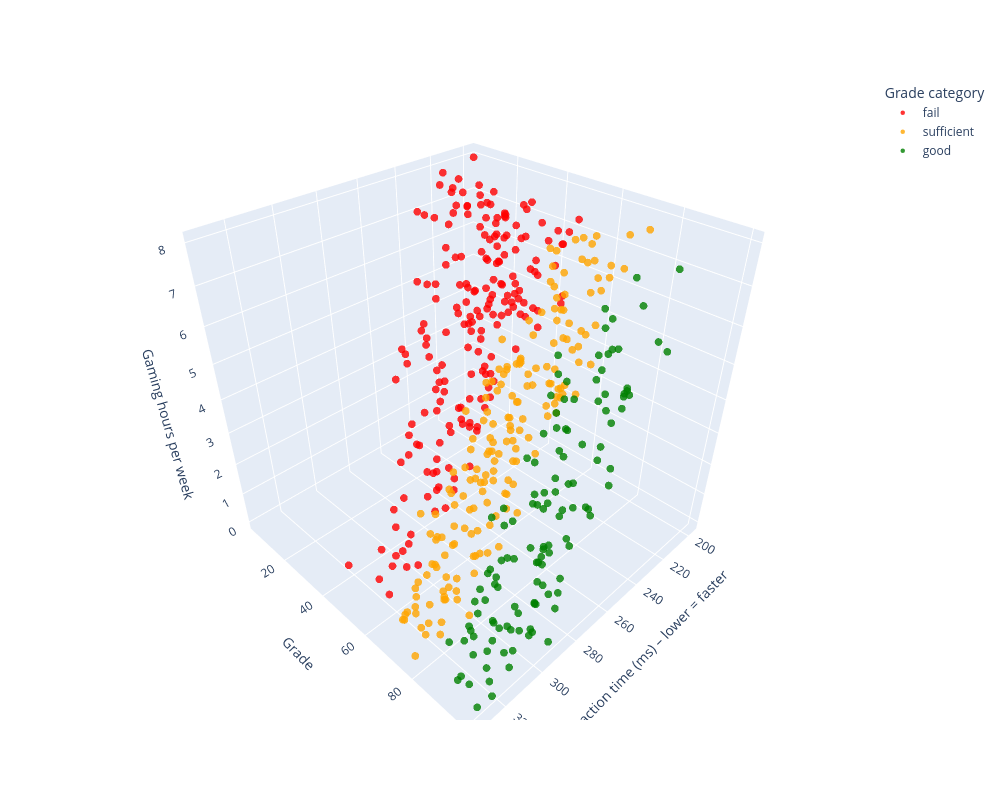

Source (notebook cell):
### Markdown cell above
## Gaming and response time

The second argument that we bring for the balanced lifestyle perspective is that spending more time gaming will reduce grades, but may improve response times which in turn will improve eduaction performance. This is based on the research of https://link.springer.com/article/10.1186/s12909-020-02416-7, who found that higher response times improve cognitive performance. https://doi.org/10.1016/j.procs.2016.04.074 proved that gaming improves response times. This means that gaming would improve

### Code cell
#| class: col-page-right

%run ../plots/gaming_stats_3d.ipynb

### Figure 1 — Plotly figure (JSON) as saved in the notebook; plotly's stock layout.template omitted (floating-point values rounded to 4 significant figures; data arrays with more than 128 entries replaced by an {"elided": "..."} marker saying what was removed)
{"data": [{"customdata": {"elided": "195x3 mixed values"}, "hovertemplate": "Grade category: fail<br>Reaction time (ms): %{x}<br>Grade: %{y}<br>Gaming hours/week: %{z}<br>Study hours/week: %{customdata[0]}<br>Study hours category: %{customdata[1]}<extra></extra>", "marker": {"color": "red", "opacity": 0.8, "size": 4.5}, "mode": "markers", "name": "fail", "type": "scatter3d", "x": {"elided": "195 float values"}, "y": {"elided": "195 float values"}, "z": {"elided": "195 float values"}}, {"customdata": {"elided": "179x3 mixed values"}, "hovertemplate": "Grade category: sufficient<br>Reaction time (ms): %{x}<br>Grade: %{y}<br>Gaming hours/week: %{z}<br>Study hours/week: %{customdata[0]}<br>Study hours category: %{customdata[1]}<extra></extra>", "marker": {"color": "orange", "opacity": 0.8, "size": 4.5}, "mode": "markers", "name": "sufficient", "type": "scatter3d", "x": {"elided": "179 float values"}, "y": {"elided": "179 float values"}, "z": {"elided": "179 float values"}}, {"customdata": {"elided": "126x3 mixed values"}, "hovertemplate": "Grade category: good<br>Reaction time (ms): %{x}<br>Grade: %{y}<br>Gaming hours/week: %{z}<br>Study hours/week: %{customdata[0]}<br>Study hours category: %{customdata[1]}<extra></extra>", "marker": {"color": "green", "opacity": 0.8, "size": 4.5}, "mode": "markers", "name": "good", "type": "scatter3d", "x": [255.5, 269.7, 248.8, 258.2, 304.4, 257.1, 262.1, 258.6, 275.4, 297.7, 263.1, 325.0, 271.8, 293.4, 290.9, 252.5, 314.3, 296.1, 280.6, 263.5, 324.1, 285.4, 256.9, 287.5, 293.8, 278.0, 291.0, 293.1, 221.1, 268.2, 266.6, 248.5, 299.8, 289.9, 310.6, 292.2, 302.1, 309.5, 322.7, 303.3, 318.2, 242.1, 285.0, 266.6, 293.7, 277.0, 314.0, 302.2, 317.1, 251.0, 278.6, 303.6, 257.7, 302.0, 329.5, 304.9, 282.1, 309.2, 244.8, 297.6, 321.8, 273.2, 280.8, 244.1, 261.5, 226.8, 324.9, 245.3, 309.2, 258.6, 253.6, 309.9, 274.4, 271.9, 310.7, 286.7, 289.8, 289.9, 296.3, 305.8, 238.0, 284.3, 331.3, 239.8, 266.6, 300.8, 241.1, 286.7, 268.8, 282.1, 285.4, 244.1, 300.0, 243.8, 267.7, 242.1, 305.9, 299.8, 290.4, 288.4, 304.2, 276.0, 263.8, 312.2, 284.8, 318.4, 297.6, 288.2, 262.2, 257.0, 247.3, 263.3, 302.7, 284.1, 312.7, 274.2, 301.7, 303.4, 231.6, 270.1, 318.6, 233.3, 268.9, 330.2, 279.6, 294.4], "y": [91.9, 97.21, 94.53, 90.97, 84.61, 86.94, 80.76, 81.9, 91.21, 97.49, 80.03, 93.44, 90.6, 94.92, 94.12, 89.98, 87.32, 80.61, 91.27, 99.33, 100.0, 85.15, 89.02, 99.31, 96.94, 87.19, 91.22, 95.3, 83.74, 81.57, 86.21, 93.6, 83.31, 95.45, 91.7, 100.0, 88.46, 100.0, 100.0, 84.67, 97.05, 87.45, 92.31, 82.77, 83.7, 96.0, 100.0, 100.0, 100.0, 94.77, 83.73, 89.52, 93.23, 100.0, 92.56, 89.36, 86.28, 82.63, 84.12, 92.23, 97.34, 82.84, 89.73, 86.58, 82.19, 94.69, 94.78, 86.08, 97.96, 99.6, 93.36, 84.6, 88.37, 90.19, 86.31, 92.02, 100.0, 84.11, 87.61, 83.59, 99.5, 87.25, 95.12, 83.54, 84.51, 85.98, 81.18, 92.52, 97.68, 96.61, 99.26, 92.41, 84.56, 83.96, 83.08, 82.1, 96.02, 99.15, 81.21, 100.0, 87.89, 99.32, 85.22, 90.98, 100.0, 80.88, 87.65, 84.12, 87.79, 80.1, 93.19, 99.38, 99.28, 91.47, 84.43, 82.96, 92.4, 100.0, 94.08, 86.62, 86.95, 86.04, 97.6, 100.0, 91.09, 100.0], "z": [4.14, 3.17, 5.52, 6.16, 1.11, 4.03, 4.37, 4.28, 2.85, 1.58, 6.24, 0.03, 5.83, 2.46, 1.69, 5.36, 0.59, 1.45, 2.19, 4.18, 0.63, 4.54, 5.81, 1.52, 2.99, 2.95, 2.56, 2.47, 6.54, 5.45, 3.98, 5.02, 3.36, 1.62, 0.58, 0.16, 0.31, 1.48, 0.03, 1.92, 1.97, 6.11, 3.67, 5.0, 2.9, 3.43, 0.51, 1.04, 1.18, 5.45, 4.12, 2.64, 5.23, 1.94, 0.38, 1.87, 3.48, 0.17, 6.57, 0.86, 0.73, 4.67, 2.06, 6.12, 5.18, 7.84, 1.14, 6.02, 0.64, 5.91, 4.79, 1.33, 3.76, 2.84, 1.1, 4.01, 1.17, 2.89, 0.0, 1.46, 6.37, 3.35, 0.83, 6.65, 2.87, 1.77, 5.7, 2.18, 4.51, 4.31, 3.07, 5.37, 0.17, 4.67, 6.02, 6.9, 1.77, 1.75, 3.13, 2.06, 1.84, 3.59, 4.56, 0.25, 2.88, 0.13, 2.33, 1.66, 3.14, 5.42, 5.35, 3.71, 0.9, 1.75, 0.64, 2.69, 0.52, 1.2, 6.25, 4.28, 0.65, 7.54, 2.97, 0.11, 1.9, 1.86]}], "layout": {"height": 800, "legend": {"title": {"text": "Grade category"}}, "margin": {"t": 80}, "scene": {"xaxis": {"title": {"text": "Reaction time (ms) – lower = faster"}}, "yaxis": {"title": {"text": "Grade"}}, "zaxis": {"title": {"text": "Gaming hours per week"}}}, "width": 1000}}
